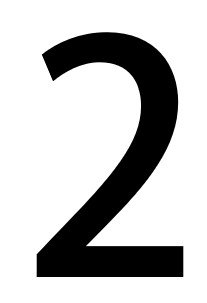
#> input picture OpenCV/DigitMatch/test/3-2.png, 207 x 303 px
$ python Client.py
#> lines starting #> are read from the running program, lines starting #| are printed output that depends on the picture; after the words box and inside, x2 and y2 are one past the last pixel; in counts of white or black regions, pixels touching at a corner belong together
import cv2
"""
数字匹配 效果不好
"""


def get_target_cnt():
    file_path = 'test/3-2.png'
    img = cv2.imread(file_path)
#> img is the input picture: shape (303, 207, 3); min 0, max 255, mean 193.6
    img_gray = cv2.cvtColor(img, cv2.COLOR_BGR2GRAY)
    ret, thresh = cv2.threshold(img_gray, 127, 255, cv2.THRESH_BINARY)
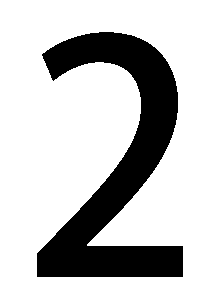
#> thresh: shape (303, 207); 75.9% white; 1 black region
    contours, hierarchy = cv2.findContours(thresh, cv2.RETR_TREE, cv2.CHAIN_APPROX_SIMPLE)
#> contours = 2 contours; box (x1, y1, x2, y2) and area: (0, 0, 207, 303) 62212, (36, 31, 184, 278) 15532
    # cv2.drawContours(img, contours, 1, (255, 0, 0), 3)
    # cv2.imshow('', img)
    return contours[1]


def digit_cnt_set():
    cnt_src = []
    for i in range(10):
        file_path = '../DigitMatch/src/' + str(i) + '.png'
        img = cv2.imread(file_path)
        img_gray = cv2.cvtColor(img, cv2.COLOR_BGR2GRAY)
        ret, thresh = cv2.threshold(img_gray, 127, 255, cv2.THRESH_BINARY)
        contours, hierarchy = cv2.findContours(thresh, cv2.RETR_TREE, cv2.CHAIN_APPROX_SIMPLE)
        # cv2.drawContours(img, contours[1], -1, (0, 255, 0), 3)
        # cv2.imshow(str(i), img)
        cnt_src.append(contours[1])
    return cnt_src


def figure_match(cnt_target, cnt_src):
    min_val = 100
    min_index = -1
    for i in range(10):
        match = cv2.matchShapes(cnt_target, cnt_src[i], cv2.CONTOURS_MATCH_I1, 0.0)
        # print(str(match))
        min_val = min_val if match > min_val else match
        min_index = min_index if match > min_val else i
    return min_index


target = get_target_cnt()
#> target = contour of 280 points, box (x1, y1, x2, y2) (36, 31, 184, 278), area 15532
#> (the run stopped early here; a loop or call above may not have finished)

$ run again, with OpenCV/DigitMatch/test/1-6.png copied over OpenCV/DigitMatch/test/3-2.png
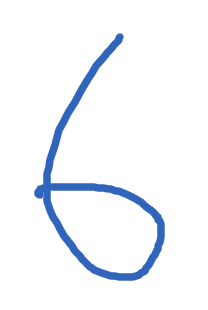
#> input picture OpenCV/DigitMatch/test/1-6.png, 208 x 310 px
#> in get_target_cnt, img is the input picture: shape (310, 208, 3); mean B, G, R 250.9, 245.8, 242.7
#> in get_target_cnt, `img_gray = cv2.cvtColor(img, cv2.COLOR_BGR2GRAY)`:
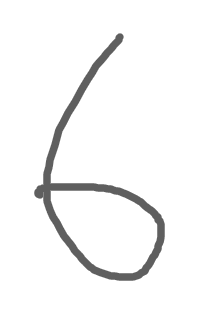
#> img_gray: shape (310, 208); min 95, max 255, mean 245.4
#> in get_target_cnt, `ret, thresh = cv2.threshold(img_gray, 127, 255, cv2.THRESH_BINARY)`:
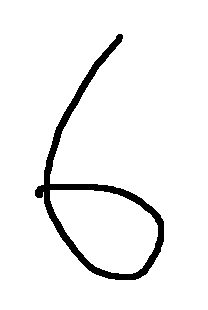
#> thresh: shape (310, 208); 94.7% white; 1 black region
#> contours = 3 contours; box (x1, y1, x2, y2) and area: (0, 0, 208, 310) 63963, (34, 33, 165, 281) 10139, (50, 190, 158, 274) 6262
#> target = contour of 311 points, box (x1, y1, x2, y2) (34, 33, 165, 281), area 10139

$ run again, with OpenCV/DigitMatch/test/2-7.png copied over OpenCV/DigitMatch/test/3-2.png
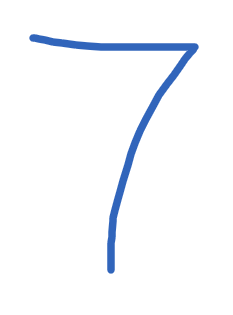
#> input picture OpenCV/DigitMatch/test/2-7.png, 233 x 315 px
#> in get_target_cnt, img is the input picture: shape (315, 233, 3); mean B, G, R 252.1, 248.5, 246.3
#> in get_target_cnt, `img_gray = cv2.cvtColor(img, cv2.COLOR_BGR2GRAY)`:
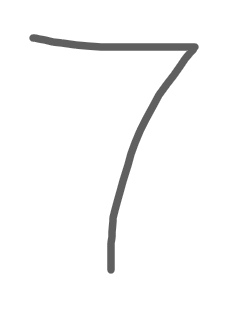
#> img_gray: shape (315, 233); min 95, max 255, mean 248.3
#> in get_target_cnt, `ret, thresh = cv2.threshold(img_gray, 127, 255, cv2.THRESH_BINARY)`:
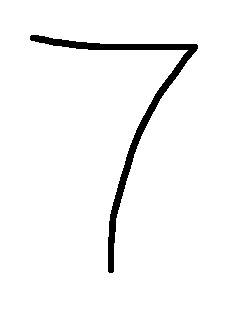
#> thresh: shape (315, 233); 96.3% white; 1 black region
#> contours = 2 contours; box (x1, y1, x2, y2) and area: (0, 0, 233, 315) 72848, (29, 34, 199, 274) 3102
#> target = contour of 278 points, box (x1, y1, x2, y2) (29, 34, 199, 274), area 3102

$ run again, with OpenCV/DigitMatch/test/4-3.png copied over OpenCV/DigitMatch/test/3-2.png
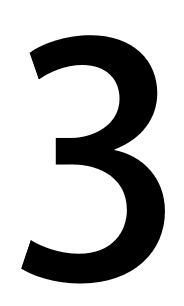
#> input picture OpenCV/DigitMatch/test/4-3.png, 184 x 306 px
#> in get_target_cnt, img is the input picture: shape (306, 184, 3); min 0, max 255, mean 187.1
#> in get_target_cnt, `ret, thresh = cv2.threshold(img_gray, 127, 255, cv2.THRESH_BINARY)`:
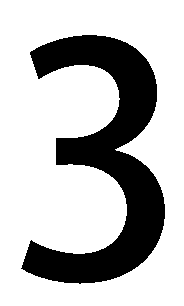
#> thresh: shape (306, 184); 73.4% white; 1 black region
#> contours = 2 contours; box (x1, y1, x2, y2) and area: (0, 0, 184, 306) 55815, (20, 34, 166, 285) 15429
#> target = contour of 462 points, box (x1, y1, x2, y2) (20, 34, 166, 285), area 15429
